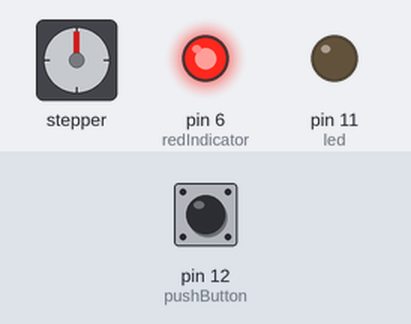
A program run on a simulated Arduino Uno, built with avr-gcc and run on an emulated ATmega328P. On the bench: stepper motor, output pins drawn as LEDs (lit = HIGH). The test bench sets the inputs (shaded band); at power-on: pin 12 (pushButton) LOW. Stepper angles assume 2048 steps per turn.

Above: at 1.2 s.
1.3 s: pin 12 (pushButton) pulled HIGH for 0.15 s
At 2.09 s:
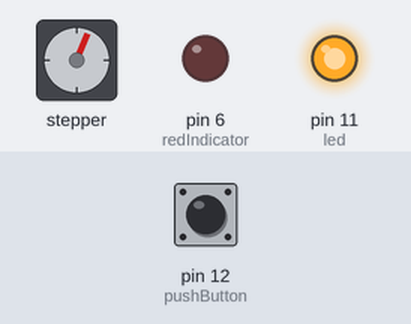
At 12.1 s:
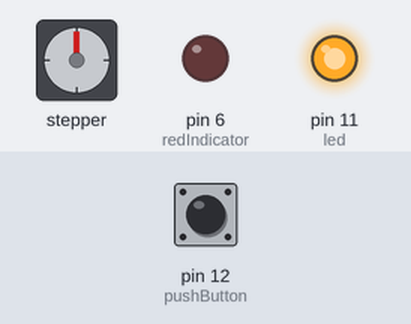
Timing chart, 0 to 24.9 s (numbered marks = the images above; inputs shaded):
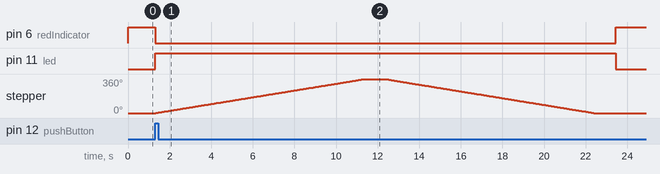

Measured:
- after the input at 1.3 s, pin 6 (redIndicator): HIGH → LOW at once, → HIGH 22.1 s later; pin 11 (led): LOW → HIGH at once, → LOW 22.1 s later; stepper: turns 360° clockwise in 10.0 s, then 360° counter-clockwise in 10.0 s

The program:

main.cpp
```cpp
#include <Arduino.h>
#include <Stepper.h>
#define STEPS 2048 // the number of steps in one revolution of your motor (28BYJ - 48 )

Stepper stepper(STEPS, 7, 9, 8, 10);

// initialize pushbutton
int pushButton = 12;
int led = 11;
int redIndicator = 6;
int isClickedPushButton = 0;

byte lastButtonState;

void setup()
{
  pinMode(pushButton, INPUT);
  pinMode(led, OUTPUT);
  pinMode(redIndicator, OUTPUT);
  stepper.setSpeed(6); // 1rpm
  lastButtonState = digitalRead(pushButton);
}

void handlePushButtonWithDebounce(int buttonPin, void (*instruction)())
{
  // digital push button input
  int pushButtonDigitalInput = digitalRead(buttonPin);

  // when push button get input run this block
  if (pushButtonDigitalInput != lastButtonState)
  {
    lastButtonState = pushButtonDigitalInput;
    if (pushButtonDigitalInput == 1)
    {
      instruction();
    };
  }
  delay(5);
}

void handleLedLogic()
{
  if (isClickedPushButton == 0)
  {
    isClickedPushButton = 1;
  }
  else
  {
    isClickedPushButton = 0;
  };
}

void handleSteperMotorLogic()
{
  if (isClickedPushButton == 1)
  {
    digitalWrite(redIndicator, 0);
    digitalWrite(led, 1);
    stepper.step(2048);
    delay(1000);
    stepper.step(-2048);
    delay(1000);
    digitalWrite(led, 0);
    digitalWrite(redIndicator, 0);
    isClickedPushButton = !isClickedPushButton;

  }
  else
  {
    stepper.step(0);
  }
}

void handleDebouncePushbuttonAction()
{
  handleLedLogic();
  handleSteperMotorLogic();
}

void loop()
{
  digitalWrite(redIndicator, 1);
  handlePushButtonWithDebounce(pushButton, &handleDebouncePushbuttonAction);
}
```
